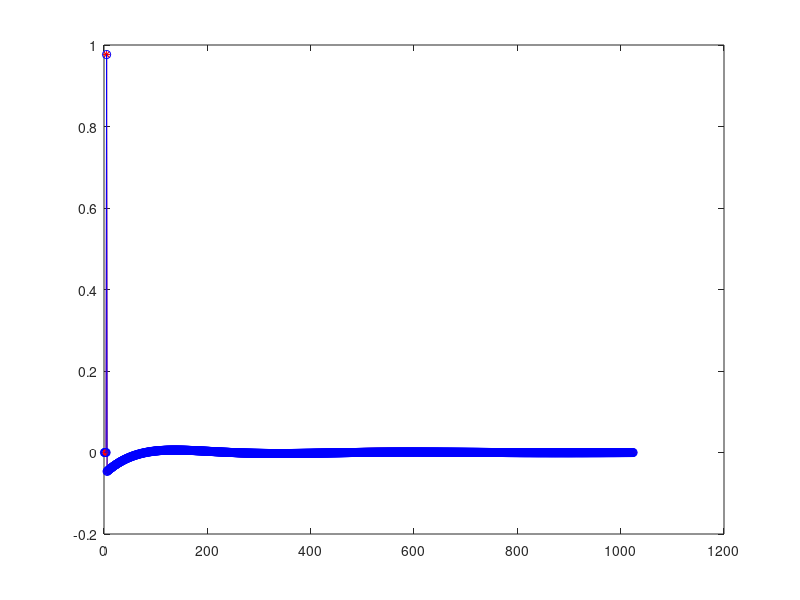

MATLAB code to generate this figure:
clear; 
Nsos = 3; % number of second order sections
Wc=1/256; 

coeff_int = 4;
coeff_width = 18;
coeff_frac = coeff_width-coeff_int;

%  iir filter

[b, a] = butter(Nsos*2, Wc, "high"); 
%[b, a] = besself(Nsos*2,Wc); 
%Rp = 5; Rs = 20; [b, a] = ellip(Nsos*2, Rp, Rs, Wc, "high");
%Rp=5; [b, a]=cheby1(Nsos*2, Rp, Wc);

%freqz(b,a,4096);

% convert filter to second order sections
[sos, g] = tf2sos(b,a);
sos(:,1:3) = sos(:,1:3) * (g^(1/Nsos)); % scale the b coefficients by g.

%sec = 4; zplane(sos(sec,1:3), sos(sec,4:6)); 


% quantize coefficients
sos_q = round(sos*(2^coeff_frac));
sos_q_scaled = sos_q/(2^coeff_frac);
max_q_coeff_int = floor(max(max(abs(sos_q_scaled))));
if (max_q_coeff_int > (2^(coeff_int-2))) printf("ERROR: not enough integer bits.\n"); endif;

% look at the quantized filter coefficients
[b_q, a_q] = sos2tf(sos_q_scaled);
%zplane(b_q, a_q);
%freqz(b_q, a_q, 4096);

% simulate the filter.
Nsim = 1024;
s=zeros(1,Nsim); s(5) = 1; % impulse

% direct implementation
%s_filt = filter(b_q,a_q,s);
s_filt = filter(b,a,s);

% cascaded SOS
s_filt2 = s;
for i=1:Nsos
    b_sos = sos_q_scaled(i,1:3);
    a_sos = sos_q_scaled(i,4:6);
    s_filt2 = filter(b_sos, a_sos, s_filt2);
endfor

% low level second order sections
s_filt3 = s;
for i=1:Nsos
    Xk0=0; Xk1=0; Xk2=0; Yk0=0; Yk1=0; Yk2=0;
    b0 = sos_q_scaled(i,1);
    b1 = sos_q_scaled(i,2);
    b2 = sos_q_scaled(i,3);
    a1 = sos_q_scaled(i,5);
    a2 = sos_q_scaled(i,6);
    for k=1:Nsim
        Xk0 = s_filt3(k);    
        Yk0 = b0*Xk0 + b1*Xk1 + b2*Xk2 - a1*Yk1 - a2*Yk2; % note - sign on a1, a2.
        Xk2=Xk1; Xk1=Xk0; Yk2=Yk1; Yk1=Yk0; 
        s_filt3(k) = Yk0;
    endfor
endfor

plot(s_filt, '*r-'); hold on; plot(s_filt3, 'ob-'); hold off;

% print out the coefficients in C++ table. 

printf("const int CoeffWordSize = %d;\n", coeff_width);
printf("const int CoeffIntSize = %d;\n", coeff_int);
printf("typedef ap_fixed<CoeffWordSize, CoeffIntSize, AP_RND, AP_SAT, 0> coeff_type;\n");
printf("const int Nsos = %d; // number of second order sections.\n", Nsos);

printf("const coeff_type coeff_array[Nsos][6] = {\n");
for i=1:Nsos
    printf("    { ");
    for j=1:6
        printf("%+3.10f", sos_q_scaled(i,j));
        if (j==6) printf(" "); else printf(", "); endif
    endfor
    if (i==Nsos) printf("}\n"); else printf("},\n"); endif
endfor
printf("};\n");
